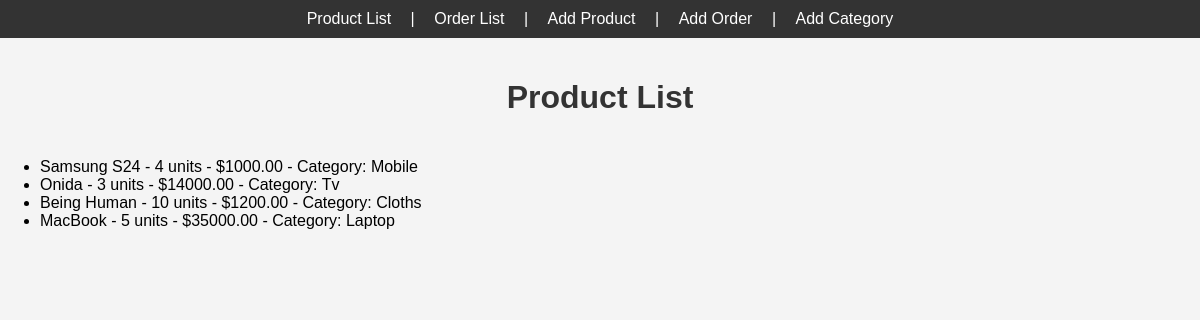
Screenshot of /products/ with the database file from the repository.
### Inventory/models.py (models this page shows, shortened)
class Product(models.Model):
    name = models.CharField(max_length=100)
    category = models.ForeignKey(Category, on_delete=models.CASCADE)
    quantity = models.PositiveIntegerField()
    price = models.DecimalField(max_digits=10, decimal_places=2)

class Category(models.Model):
    name = models.CharField(max_length=50)

### Inventory/views.py (the view)
# urls.py: path('products/', views.product_list, name='product_list'),
def product_list(request):
    products = Product.objects.all()
    return render(request, 'inventory/product_list.html', {'products': products})

### templates/inventory/product_list.html (shortened to what this page needs)
<!DOCTYPE html>
{% load static %}
<html lang="en">
  <head>
    <link rel="stylesheet" href="{% static 'styles.css' %}" />
  </head>
  <body>
    <nav>
      <a href="{% url 'product_list' %}">Product List</a> |
      <a href="{% url 'order_list' %}">Order List</a> |
      <a href="{% url 'add_product' %}">Add Product</a> |
      <a href="{% url 'add_order' %}">Add Order</a> |
      <a href="{% url 'add_category' %}">Add Category</a>
    </nav>
    <h1>Product List</h1>
    <ul>
      {% for product in products %}
      <li>
        {{ product.name }} - {{ product.quantity }} units - ${{ product.price }}
        - Category: {{ product.category.name }}
      </li>
      {% endfor %}
    </ul>
  </body>
</html>

### static/styles.css (style rules this page uses)
body { font-family: Arial, sans-serif; background-color: #f4f4f4; margin: 0; padding: 0; }
nav { background-color: #333; color: white; padding: 10px 0; text-align: center; }
nav a { color: white; margin: 0 15px; text-decoration: none; }
h1 { color: #333; text-align: center; padding: 20px 0; }

### rows the page displays
Product: name "Samsung S24", quantity "4", price "1000.00", category.name "Mobile"
Product: name "Onida", quantity "3", price "14000.00", category.name "Tv"
Product: name "Being Human", quantity "10", price "1200.00", category.name "Cloths"
Product: name "MacBook", quantity "5", price "35000.00", category.name "Laptop"
